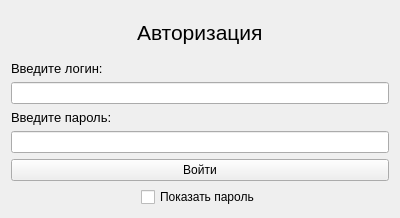
<?xml version="1.0" encoding="UTF-8"?>
<ui version="4.0">
 <class>LoginForm</class>
 <widget class="QMainWindow" name="LoginForm">
  <property name="geometry">
   <rect>
    <x>0</x>
    <y>0</y>
    <width>400</width>
    <height>218</height>
   </rect>
  </property>
  <property name="minimumSize">
   <size>
    <width>300</width>
    <height>0</height>
   </size>
  </property>
  <property name="maximumSize">
   <size>
    <width>400</width>
    <height>230</height>
   </size>
  </property>
  <property name="windowTitle">
   <string>База данных МБОУ Еремеевской СОШ </string>
  </property>
  <widget class="QWidget" name="centralWidget">
   <layout class="QVBoxLayout" name="verticalLayout_3">
    <item>
     <layout class="QHBoxLayout" name="horizontalLayout">
      <item>
       <spacer name="horizontalSpacer">
        <property name="orientation">
         <enum>Qt::Horizontal</enum>
        </property>
        <property name="sizeHint" stdset="0">
         <size>
          <width>40</width>
          <height>20</height>
         </size>
        </property>
       </spacer>
      </item>
      <item>
       <widget class="QLabel" name="label">
        <property name="font">
         <font>
          <pointsize>16</pointsize>
         </font>
        </property>
        <property name="text">
         <string>Авторизация</string>
        </property>
       </widget>
      </item>
      <item>
       <spacer name="horizontalSpacer_2">
        <property name="orientation">
         <enum>Qt::Horizontal</enum>
        </property>
        <property name="sizeHint" stdset="0">
         <size>
          <width>40</width>
          <height>20</height>
         </size>
        </property>
       </spacer>
      </item>
     </layout>
    </item>
    <item>
     <layout class="QVBoxLayout" name="verticalLayout">
      <item>
       <widget class="QLabel" name="label_2">
        <property name="font">
         <font>
          <pointsize>10</pointsize>
         </font>
        </property>
        <property name="text">
         <string>Введите логин:</string>
        </property>
       </widget>
      </item>
      <item>
       <widget class="QLineEdit" name="editLogin">
        <property name="toolTip">
         <string/>
        </property>
        <property name="maxLength">
         <number>24</number>
        </property>
       </widget>
      </item>
     </layout>
    </item>
    <item>
     <layout class="QVBoxLayout" name="verticalLayout_2">
      <item>
       <widget class="QLabel" name="label_3">
        <property name="font">
         <font>
          <pointsize>10</pointsize>
         </font>
        </property>
        <property name="text">
         <string>Введите пароль:</string>
        </property>
       </widget>
      </item>
      <item>
       <widget class="QLineEdit" name="editPassword">
        <property name="maxLength">
         <number>24</number>
        </property>
        <property name="echoMode">
         <enum>QLineEdit::Password</enum>
        </property>
       </widget>
      </item>
     </layout>
    </item>
    <item>
     <layout class="QHBoxLayout" name="horizontalLayout_3">
      <item>
       <widget class="QPushButton" name="btnLogin">
        <property name="minimumSize">
         <size>
          <width>200</width>
          <height>0</height>
         </size>
        </property>
        <property name="toolTip">
         <string extracomment="Нажмите на кнопку, чтобы авторизоваться"/>
        </property>
        <property name="text">
         <string>Войти</string>
        </property>
       </widget>
      </item>
     </layout>
    </item>
    <item>
     <layout class="QHBoxLayout" name="horizontalLayout_2">
      <item>
       <spacer name="horizontalSpacer_5">
        <property name="orientation">
         <enum>Qt::Horizontal</enum>
        </property>
        <property name="sizeHint" stdset="0">
         <size>
          <width>40</width>
          <height>20</height>
         </size>
        </property>
       </spacer>
      </item>
      <item>
       <widget class="QCheckBox" name="cbxShowPassword">
        <property name="toolTip">
         <string extracomment="Включите опцию, если хотите увидеть пароль"/>
        </property>
        <property name="text">
         <string>Показать пароль</string>
        </property>
       </widget>
      </item>
      <item>
       <spacer name="horizontalSpacer_6">
        <property name="orientation">
         <enum>Qt::Horizontal</enum>
        </property>
        <property name="sizeHint" stdset="0">
         <size>
          <width>40</width>
          <height>20</height>
         </size>
        </property>
       </spacer>
      </item>
     </layout>
    </item>
   </layout>
  </widget>
 </widget>
 <layoutdefault spacing="6" margin="11"/>
 <resources/>
 <connections/>
</ui>
